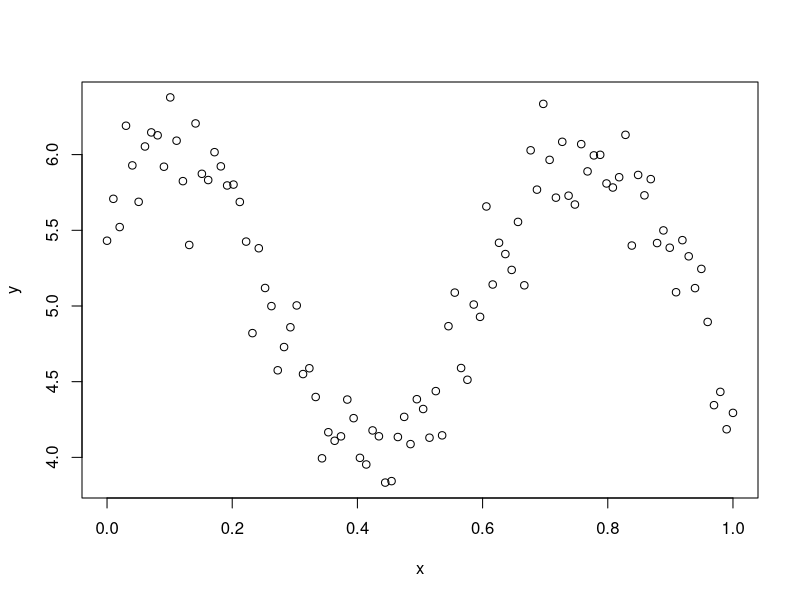

R code for this plot:
## ---- chunk 1
knitr::opts_chunk$set(echo = TRUE)
## ---- chunk 2
library(ggplot2)
library(tidyverse)

rm(list=ls())
set.seed(1)

# Define x
x = seq(0,1, length.out=100)

# We choose equally spaced notes over the range [0,1]
knots = seq(0,1,length.out=6)

# Basis functions per Woods formulation

b1 = function(x) {
  rep(1, length(x))
}

b2 = function(x){
  x
}

R_x_z = function(x, z) {
  ((z - 0.5)^2 - 1/12) * ((x - 0.5)^2 - 1/12) / 4 - 
  ((abs(x - z) - 0.5)^4 - 0.5 * (abs(x - z) - 0.5)^2 + 7/240) / 24
}

# Construct the basis matrix

basis_matrix = cbind(b1(x), b2(x),sapply(knots[-c(1,length(knots))],function(k) R_x_z(x,k)))

basis_design_matrix = basis_matrix %>% as_tibble()
                  
colnames(basis_design_matrix) = c("b1", "b2", "b3", "b4", paste0("b", 5:(4 + length(knots))))
basis_design_matrix = basis_design_matrix %>%
                       mutate(x = x)
## ---- chunk 3



#mu = 5 + sin(3 * pi * (x-0.6))
#y <-  rnorm(100, mean = mu, sd = 0.5^2)

y <- 5 + sin(3 * pi * (x-0.6)) + rnorm(100, sd = 0.5^2)

plot(y~x)
## ---- chunk 4
pulsar_data = read.csv2("Pulsar.csv", header = TRUE, sep=",")
head(pulsar_data)
## ---- chunk 5

